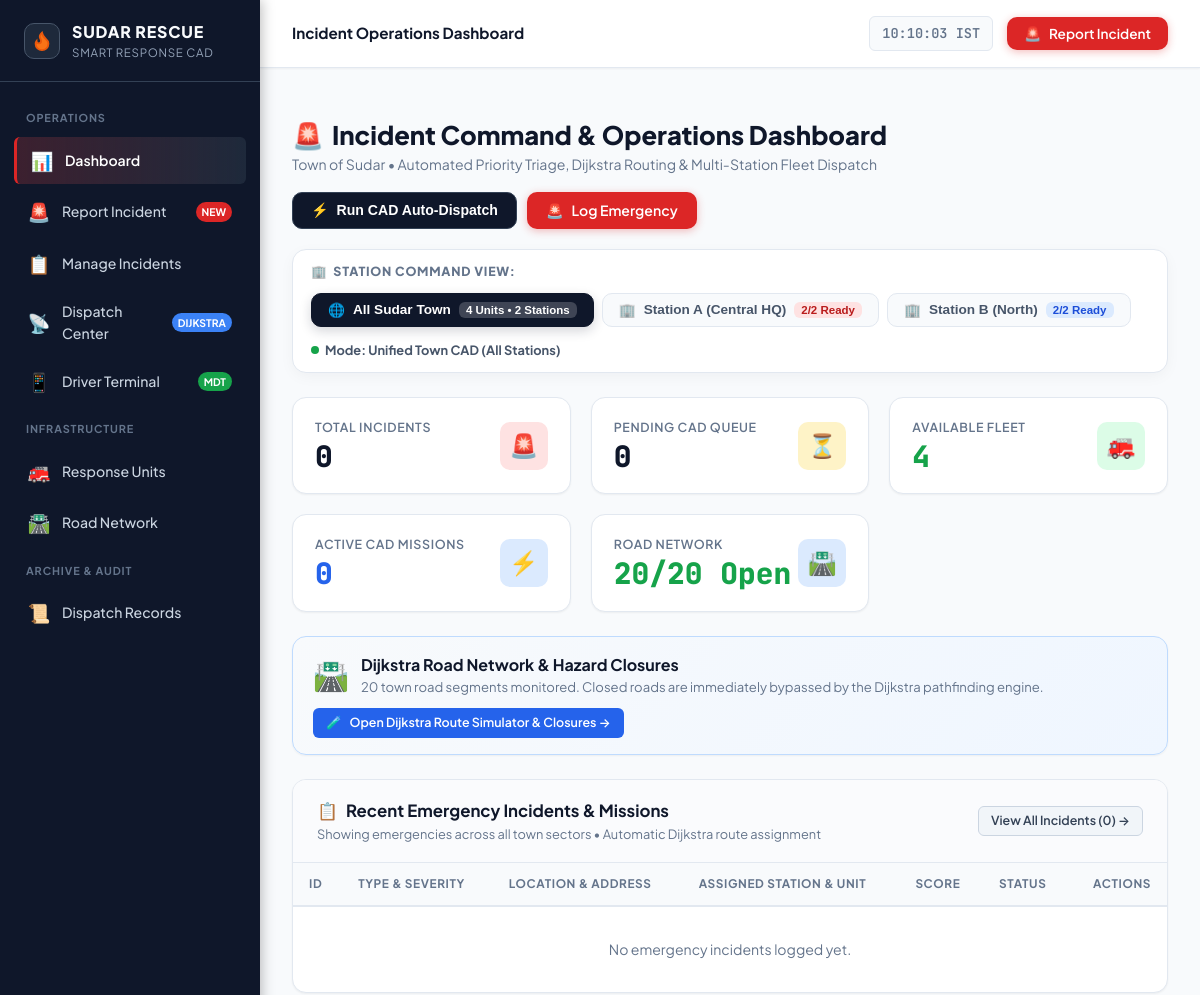
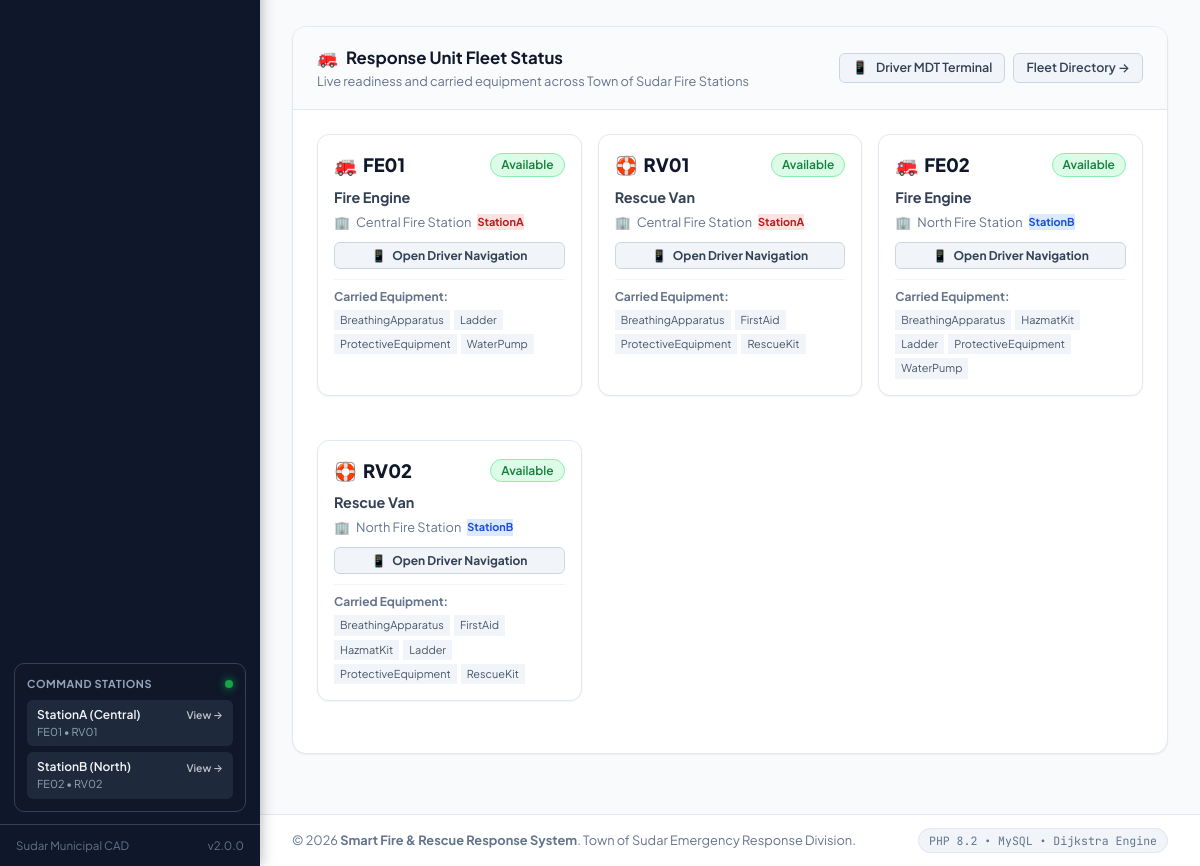
Page /dashboard.php on the committed database (2 pictures, top to bottom).
### tables this page shows
CREATE TABLE `response_units` (
    `unit_id` VARCHAR(20) NOT NULL,
    `unit_type` VARCHAR(50) NOT NULL,
    `station_id` VARCHAR(30) NOT NULL,
    `status` ENUM('Available', 'Busy', 'Dispatched', 'Out of Service') NOT NULL DEFAULT 'Available',
    `current_incident_id` INT NULL,
    `created_at` TIMESTAMP DEFAULT CURRENT_TIMESTAMP,
    PRIMARY KEY (`unit_id`),
    CONSTRAINT `fk_unit_station` FOREIGN KEY (`station_id`) 
        REFERENCES `stations` (`station_id`) ON UPDATE CASCADE
);

CREATE TABLE `stations` (
    `station_id` VARCHAR(30) NOT NULL,
    `station_name` VARCHAR(100) NOT NULL,
    `location_id` VARCHAR(30) NOT NULL,
    `contact_email` VARCHAR(100) NOT NULL DEFAULT 'station@sudar.gov.in',
    `phone` VARCHAR(30) DEFAULT '911-SUDAR',
    PRIMARY KEY (`station_id`),
    CONSTRAINT `fk_station_location` FOREIGN KEY (`location_id`) 
        REFERENCES `locations` (`location_id`) ON UPDATE CASCADE
);

### dashboard.php (the view, shortened to what the rows shown need)
<?php
require_once __DIR__ . '/db.php';
require_once __DIR__ . '/includes/functions.php';
require_once __DIR__ . '/classes/ResponseUnit.php';
$unitModel       = new ResponseUnit();
$units           = $unitModel->getAll();
$selectedStation = trim($_GET['station'] ?? 'all');
include __DIR__ . '/includes/header.php';
?>
<div style="margin-bottom: 20px; display:flex; justify-content:space-between; align-items:center; flex-wrap:wrap; gap:16px;">
    <div>
        <h1 style="font-size: 1.6rem; font-weight:800; color:var(--color-sidebar); display:flex; align-items:center; gap:8px;">
            <span>🚨</span> Incident Command &amp; Operations Dashboard
        </h1>
    </div>
</div>
<div class="card" style="margin-bottom: 28px;">
    <div class="card-body" style="padding:0;">
        <div class="table-responsive">
            <table class="app-table">
                <thead>
                    <tr>
                        <th>ID</th>
                        <th>Type &amp; Severity</th>
                        <th>Location &amp; Address</th>
                        <th>Assigned Station &amp; Unit</th>
                        <th>Score</th>
                        <th>Status</th>
                        <th style="text-align:right;">Actions</th>
                    </tr>
                </thead>
            </table>
        </div>
    </div>
</div>
<div class="card">
    <div class="card-body">
        <div id="fleetCardsContainer" style="display:grid; grid-template-columns: repeat(auto-fit, minmax(240px, 1fr)); gap:16px;">
            <?php foreach ($units as $u): ?>
                <?php
                    $uStation = $u['station_id'] ?? '';
                    $isCardVisible = ($selectedStation === 'all' || $uStation === $selectedStation);
                ?>
                <div class="card unit-fleet-card unit-card-transition"
                     data-station="<?= sanitize($uStation) ?>"
                     style="border: 1px solid var(--color-card-border); background:#ffffff; padding:16px; border-radius:12px; <?= !$isCardVisible ? 'display:none;' : '' ?>">
                    <div style="display:flex; justify-content:space-between; align-items:center; margin-bottom:8px;">
                        <h4 style="font-size:1.15rem; font-weight:800; color:var(--color-sidebar); margin:0; display:flex; align-items:center; gap:6px;">
                            <span><?= strpos($u['unit_type'], 'Rescue') !== false ? '🛟' : '🚒' ?></span>
                            <span><?= sanitize($u['unit_id']) ?></span>
                        </h4>
                        <?= render_status_badge($u['status']) ?>
                    </div>
                    <div style="font-weight:700; color:#334155; font-size:0.9rem; margin-bottom:4px;">
                        <?= sanitize($u['unit_type']) ?>
                    </div>
                    <div style="font-size:0.8rem; color:var(--color-text-muted); margin-bottom:10px; display:flex; align-items:center; gap:6px;">
                        <span>🏢</span>
                        <span><?= sanitize($u['station_name'] ?? $uStation) ?></span>
                        <span class="badge" style="font-size:0.68rem; font-weight:700; background:<?= ($uStation === 'StationA' ? '#fee2e2' : '#dbeafe') ?>; color:<?= ($uStation === 'StationA' ? '#b91c1c' : '#1d4ed8') ?>;">
                            <?= sanitize($uStation) ?>
                        </span>
                    </div>
                    <div style="margin-bottom:10px;">
                        <a href="<?= BASE_URL ?>driver.php?unit=<?= urlencode($u['unit_id']) ?>"
                           class="btn btn-sm btn-secondary"
                           style="width:100%; display:inline-flex; justify-content:center; align-items:center; gap:6px; font-size:0.75rem; font-weight:700; padding:5px 8px;">
                            <span>📱</span> Open Driver Navigation
                        </a>
                    </div>
                    <div style="font-size:0.75rem; color:var(--color-text-muted); border-top:1px solid #f1f5f9; padding-top:8px;">
                        <strong>Carried Equipment:</strong>
                        <div style="margin-top:4px; display:flex; flex-wrap:wrap; gap:4px;">
                            <?php foreach (($u['equipment_array'] ?? []) as $eq): ?>
                                <span class="badge" style="background:#f1f5f9; color:#475569; font-size:0.68rem; padding:2px 6px;">
                                    <?= sanitize($eq) ?>
                                </span>
                            <?php endforeach; ?>
                        </div>
                    </div>
                </div>
            <?php endforeach; ?>
        </div>
    </div>
</div>
<?php include __DIR__ . '/includes/footer.php'; ?>

### includes/functions.php (shortened to what the rows shown need)
<?php
function sanitize(?string $str): string {
    return htmlspecialchars($str ?? '', ENT_QUOTES, 'UTF-8');
}
function render_status_badge(string $status): string {
    $classMap = [
        'Available'      => 'badge-available',
        'Open'           => 'badge-available',
        'Completed'      => 'badge-completed',
        'Assigned'       => 'badge-assigned',
        'Dispatched'     => 'badge-assigned',
        'In Progress'    => 'badge-in-progress',
        'Active'         => 'badge-in-progress',
        'Pending'        => 'badge-pending',
        'Busy'           => 'badge-busy',
        'Closed'         => 'badge-closed',
        'Out of Service' => 'badge-out-of-service',
        'Cancelled'      => 'badge-cancelled'
    ];
    $badgeClass = $classMap[$status] ?? 'badge-secondary';
    return '<span class="status-badge ' . $badgeClass . '">' . sanitize($status) . '</span>';
}

### rows in the picture
response_units: unit_id "FE01", status "Available", unit_type "Fire Engine", station.station_name "Central Fire Station", station "StationA", eq "BreathingApparatus", eq "Ladder", eq "ProtectiveEquipment", eq "WaterPump"
response_units: unit_id "RV01", status "Available", unit_type "Rescue Van", station.station_name "Central Fire Station", station "StationA", eq "BreathingApparatus", eq "FirstAid", eq "ProtectiveEquipment", eq "RescueKit"
response_units: unit_id "FE02", status "Available", unit_type "Fire Engine", station.station_name "North Fire Station", station "StationB", eq "BreathingApparatus", eq "HazmatKit", eq "Ladder", eq "ProtectiveEquipment", eq "WaterPump"
response_units: unit_id "RV02", status "Available", unit_type "Rescue Van", station.station_name "North Fire Station", station "StationB", eq "BreathingApparatus", eq "FirstAid", eq "HazmatKit", eq "Ladder", eq "ProtectiveEquipment", eq "RescueKit"

### other values in the picture
APP_VERSION "2.0.0"
$pageTitle "Incident Operations Dashboard"
TOWN_NAME "Sudar"
count($units) "4"
$stationStats['StationA']['available'] "2"
$stationStats['StationA']['total'] "2"
$stationStats['StationB']['available'] "2"
$stationStats['StationB']['total'] "2"
$incStats['total'] "0"
$incStats['pending'] "0"
$unitStats['available'] "4"
$activeMissionsCount "0"
$roadStats['open'] "20"
$roadStats['total'] "20"
APP_NAME "Smart Fire & Rescue Response System"
